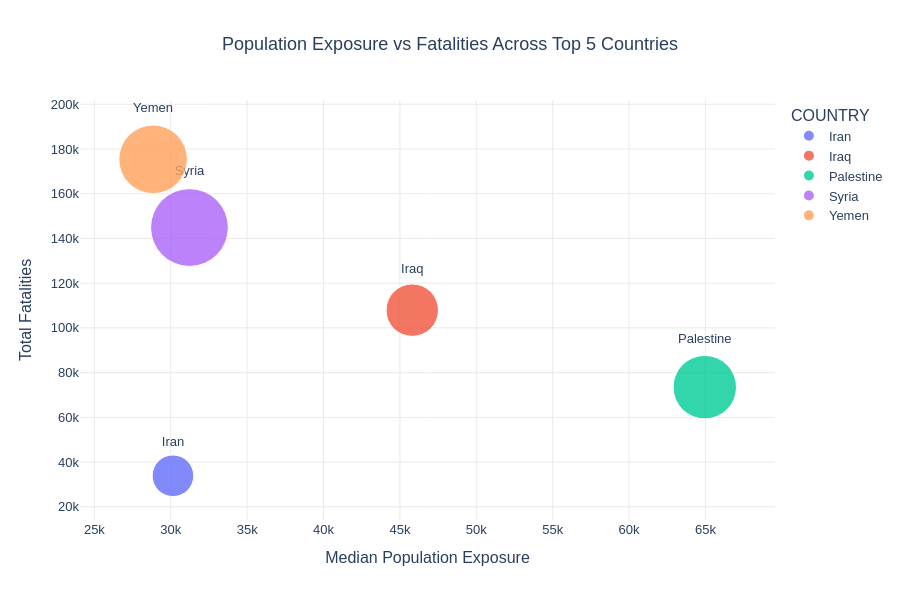

Notebook source saved alongside this figure:
### Markdown cell above
## 2. Relationship Between Population Exposure and Fatalities

This analysis explores the relationship between population exposure and conflict-related fatalities across the five most affected countries.

A bubble scatter plot is used, where:
- X-axis represents median population exposure.
- Y-axis represents total fatalities.
- Bubble size represents total recorded events.
- Bubble colour distinguishes countries.

This visualization helps examine whether countries with higher population exposure also experience higher fatalities and highlights differences in conflict impact.

**Objective:**
- Examine the relationship between population exposure and fatalities.
- Compare the human impact across countries.
- Identify countries with disproportionately high fatalities relative to their typical population exposure.

*Note: Median record-level population exposure is used to avoid simply adding potentially repeated population exposure values. It should not be interpreted as the country's total population.*

### Code cell
country_summary = (
    top5_df.groupby("COUNTRY")
    .agg(
        TOTAL_EVENTS=("EVENTS", "sum"),
        TOTAL_FATALITIES=("FATALITIES", "sum"),
        MEDIAN_POPULATION_EXPOSURE=("POPULATION_EXPOSURE", "median")
    )
    .reset_index()
)

country_summary = country_summary.dropna(
    subset=["MEDIAN_POPULATION_EXPOSURE", "TOTAL_FATALITIES"]
)

fig = px.scatter(
    country_summary,
    x="MEDIAN_POPULATION_EXPOSURE",
    y="TOTAL_FATALITIES",
    size="TOTAL_EVENTS",
    color="COUNTRY",
    text="COUNTRY",
    hover_name="COUNTRY",
    size_max=55,
    title="Population Exposure vs Fatalities Across Top 5 Countries",
    labels={
        "MEDIAN_POPULATION_EXPOSURE": "Median Population Exposure",
        "TOTAL_FATALITIES": "Total Fatalities",
        "TOTAL_EVENTS": "Total Events"
    },
    template="plotly_white"
)

fig.update_traces(
    textposition="top center",
    marker=dict(opacity=0.8, line=dict(width=1, color="white"))
)

fig.update_layout(
    title_x=0.5,
    height=600,
    font=dict(family="Arial", size=13),
    xaxis=dict(showgrid=True, gridcolor="#EAEAEA"),
    yaxis=dict(showgrid=True, gridcolor="#EAEAEA")
)

fig.show()

### Figure 1 — Plotly figure (JSON) as saved in the notebook; plotly's stock layout.template omitted (floating-point values rounded to 4 significant figures)
{"data": [{"hovertemplate": "<b>%{hovertext}</b><br><br>COUNTRY=%{text}<br>Median Population Exposure=%{x}<br>Total Fatalities=%{y}<br>Total Events=%{marker.size}<extra></extra>", "hovertext": ["Iran"], "legendgroup": "Iran", "marker": {"color": "#636efa", "line": {"color": "white", "width": 1}, "opacity": 0.8, "size": [44254], "sizemode": "area", "sizeref": 51.18, "symbol": "circle"}, "mode": "markers+text", "name": "Iran", "orientation": "v", "showlegend": true, "text": ["Iran"], "textposition": "top center", "type": "scatter", "x": [30140.0], "xaxis": "x", "y": [33897], "yaxis": "y"}, {"hovertemplate": "<b>%{hovertext}</b><br><br>COUNTRY=%{text}<br>Median Population Exposure=%{x}<br>Total Fatalities=%{y}<br>Total Events=%{marker.size}<extra></extra>", "hovertext": ["Iraq"], "legendgroup": "Iraq", "marker": {"color": "#EF553B", "line": {"color": "white", "width": 1}, "opacity": 0.8, "size": [70240], "sizemode": "area", "sizeref": 51.18, "symbol": "circle"}, "mode": "markers+text", "name": "Iraq", "orientation": "v", "showlegend": true, "text": ["Iraq"], "textposition": "top center", "type": "scatter", "x": [45810.0], "xaxis": "x", "y": [107943], "yaxis": "y"}, {"hovertemplate": "<b>%{hovertext}</b><br><br>COUNTRY=%{text}<br>Median Population Exposure=%{x}<br>Total Fatalities=%{y}<br>Total Events=%{marker.size}<extra></extra>", "hovertext": ["Palestine"], "legendgroup": "Palestine", "marker": {"color": "#00cc96", "line": {"color": "white", "width": 1}, "opacity": 0.8, "size": [103004], "sizemode": "area", "sizeref": 51.18, "symbol": "circle"}, "mode": "markers+text", "name": "Palestine", "orientation": "v", "showlegend": true, "text": ["Palestine"], "textposition": "top center", "type": "scatter", "x": [64960.0], "xaxis": "x", "y": [73514], "yaxis": "y"}, {"hovertemplate": "<b>%{hovertext}</b><br><br>COUNTRY=%{text}<br>Median Population Exposure=%{x}<br>Total Fatalities=%{y}<br>Total Events=%{marker.size}<extra></extra>", "hovertext": ["Syria"], "legendgroup": "Syria", "marker": {"color": "#ab63fa", "line": {"color": "white", "width": 1}, "opacity": 0.8, "size": [154825], "sizemode": "area", "sizeref": 51.18, "symbol": "circle"}, "mode": "markers+text", "name": "Syria", "orientation": "v", "showlegend": true, "text": ["Syria"], "textposition": "top center", "type": "scatter", "x": [31220.0], "xaxis": "x", "y": [144893], "yaxis": "y"}, {"hovertemplate": "<b>%{hovertext}</b><br><br>COUNTRY=%{text}<br>Median Population Exposure=%{x}<br>Total Fatalities=%{y}<br>Total Events=%{marker.size}<extra></extra>", "hovertext": ["Yemen"], "legendgroup": "Yemen", "marker": {"color": "#FFA15A", "line": {"color": "white", "width": 1}, "opacity": 0.8, "size": [120390], "sizemode": "area", "sizeref": 51.18, "symbol": "circle"}, "mode": "markers+text", "name": "Yemen", "orientation": "v", "showlegend": true, "text": ["Yemen"], "textposition": "top center", "type": "scatter", "x": [28840.0], "xaxis": "x", "y": [175377], "yaxis": "y"}], "layout": {"font": {"family": "Arial", "size": 13}, "height": 600, "legend": {"itemsizing": "constant", "title": {"text": "COUNTRY"}, "tracegroupgap": 0}, "title": {"text": "Population Exposure vs Fatalities Across Top 5 Countries", "x": 0.5}, "xaxis": {"anchor": "y", "domain": [0, 1], "gridcolor": "#EAEAEA", "showgrid": true, "title": {"text": "Median Population Exposure"}}, "yaxis": {"anchor": "x", "domain": [0, 1], "gridcolor": "#EAEAEA", "showgrid": true, "title": {"text": "Total Fatalities"}}}}
